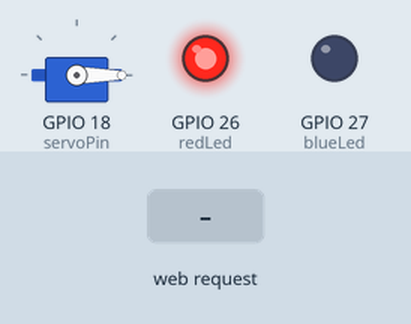
The sketch below on a simulated ESP32. Shown: servo, output pins drawn as LEDs (lit = HIGH). The inputs (shaded band) are chosen by the test bench. What the sketch prints to the serial monitor is not drawn.

Above: at 1.2 s.
1.3 s: HTTP request GET /open received
At 1.8 s:
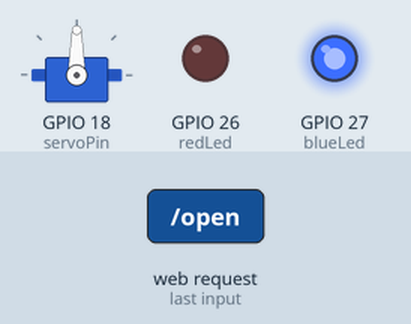
2.8 s: HTTP request GET /close received
At 4.1 s:
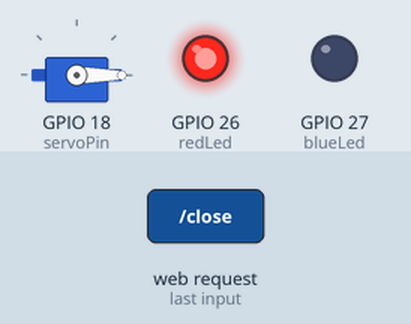
Timing chart, 0 to 5.8 s (numbered marks = the images above; inputs shaded):
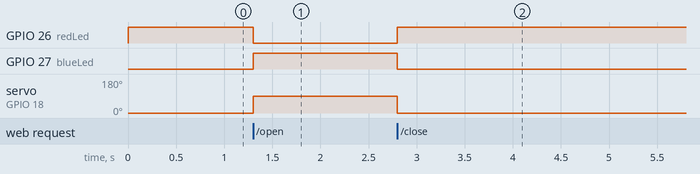

Measured:
- after the input at 1.3 s, GPIO 26 (redLed): HIGH → LOW at once; GPIO 27 (blueLed): LOW → HIGH at once; servo on GPIO 18 (servoPin): 0° → 90° at once
- after the input at 2.8 s, GPIO 26 (redLed): LOW → HIGH at once; GPIO 27 (blueLed): HIGH → LOW at once; servo on GPIO 18 (servoPin): 90° → 0° at once

The sketch:

ESP32-SERVO.ino
```cpp
#include <WiFi.h>
#include <WebServer.h>
#include <ESP32Servo.h>

const char* ssid = "ESP32-Servo";
const char* password = "12345678";

WebServer server(80);

Servo myServo;

// المنافذ
const int servoPin = 18;
const int blueLed = 27;
const int redLed = 26;

// الصفحة الرئيسية
void handleRoot() {
  String page = R"rawliteral(
<!DOCTYPE html>
<html>
<head>
<meta charset="UTF-8">
<title>ESP32 Servo Control</title>
<style>
body{
font-family:Arial;
text-align:center;
margin-top:50px;
background:#f5f5f5;
}
button{
width:170px;
height:60px;
font-size:22px;
margin:15px;
border:none;
border-radius:10px;
cursor:pointer;
}
.open{
background:#4CAF50;
color:white;
}
.close{
background:#F44336;
color:white;
}
</style>
</head>
<body>

<h1>Servo Control</h1>

<button class="open" onclick="location.href='/open'">Open</button>
<button class="close" onclick="location.href='/close'">Close</button>

</body>
</html>
)rawliteral";

  server.send(200, "text/html", page);
}

// فتح
void handleOpen() {

  myServo.write(90);

  digitalWrite(blueLed, HIGH);
  digitalWrite(redLed, LOW);

  server.sendHeader("Location", "/");
  server.send(303);
}

// إغلاق
void handleClose() {

  myServo.write(0);

  digitalWrite(blueLed, LOW);
  digitalWrite(redLed, HIGH);

  server.sendHeader("Location", "/");
  server.send(303);
}

void setup() {

  Serial.begin(115200);

  // إعداد الليدات
  pinMode(blueLed, OUTPUT);
  pinMode(redLed, OUTPUT);

  digitalWrite(blueLed, LOW);
  digitalWrite(redLed, HIGH);

  // إعداد السيرفو
  myServo.setPeriodHertz(50);
  myServo.attach(servoPin, 500, 2400);
  myServo.write(0);

  // إنشاء شبكة WiFi
  WiFi.mode(WIFI_AP);
  WiFi.softAP(ssid, password);

  Serial.println("Access Point Started!");
  Serial.print("IP Address: ");
  Serial.println(WiFi.softAPIP());

  // صفحات الويب
  server.on("/", handleRoot);
  server.on("/open", handleOpen);
  server.on("/close", handleClose);

  server.begin();

  Serial.println("Web Server Started!");
}

void loop() {
  server.handleClient();
}
```
